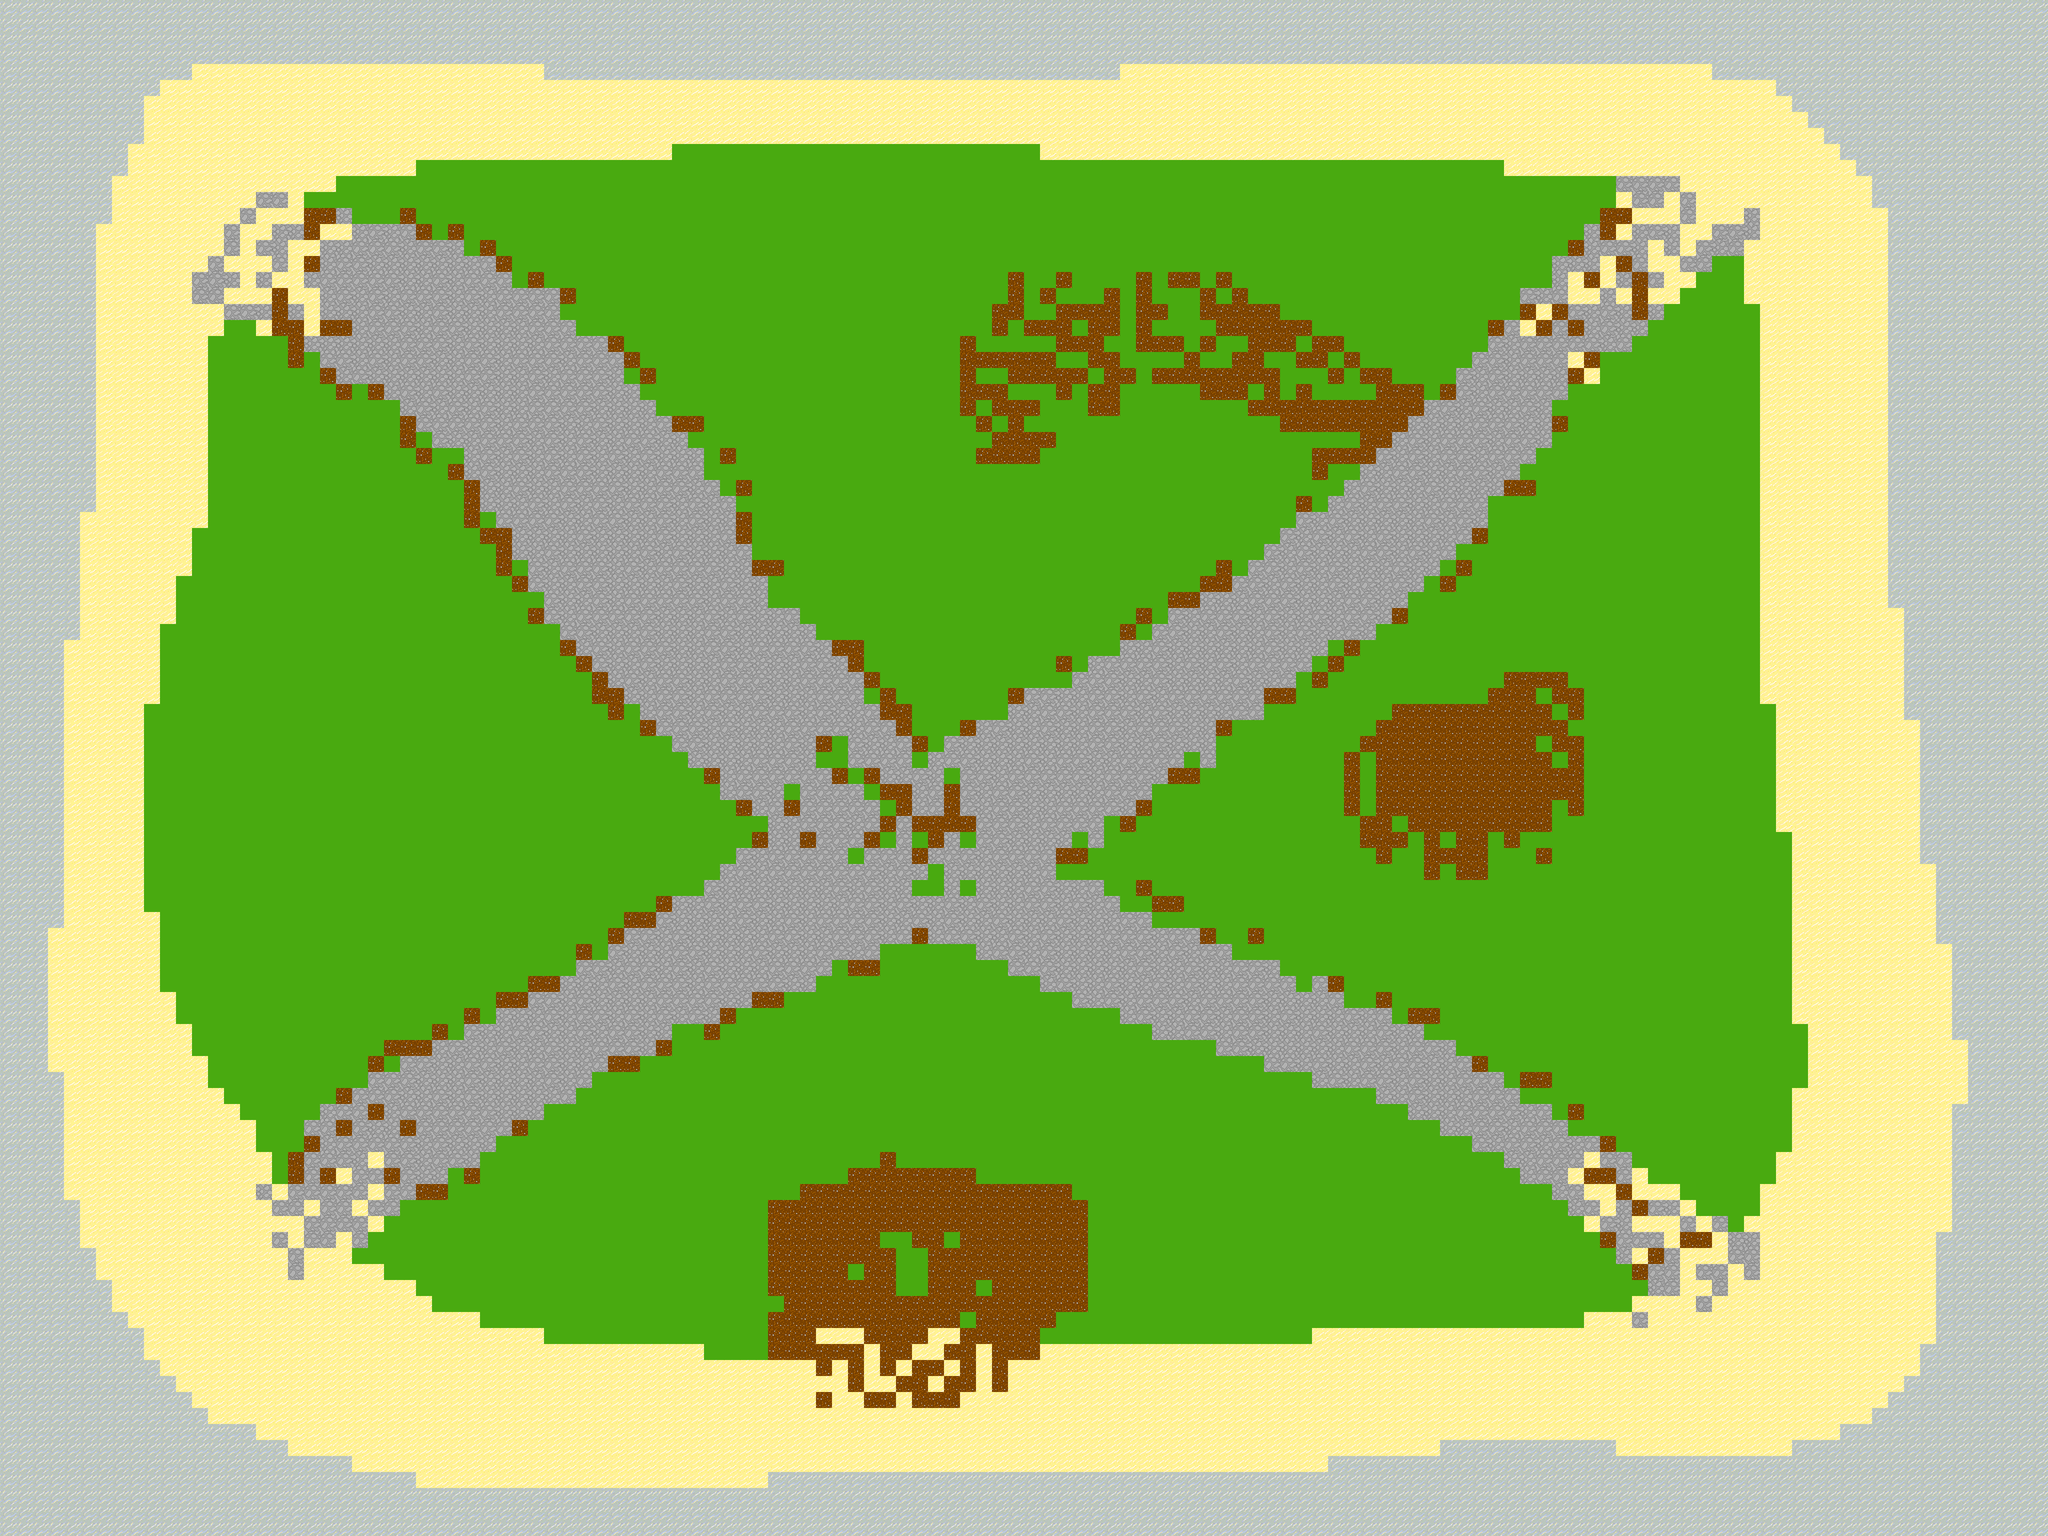

A level layout from a 2D game, rendered from its tile map. Below: a short description, then the map file with tile-grid data replaced by summaries:
An orthogonal 128x96 tile map with 32x32 px tiles, 1 tile layer (Calque 1).

<map version="1.2" tiledversion="1.3.4" orientation="orthogonal" renderorder="right-down" width="128" height="96" tilewidth="32" tileheight="32" infinite="0" nextlayerid="2" nextobjectid="1">
 <tileset firstgid="1" source="ground_tileset.tsx" />
 <layer id="1" name="Calque 1" width="128" height="96">
  <data>[12288 cells, 12288 non-empty, 6 distinct tile ids]</data>
 </layer>
</map>
